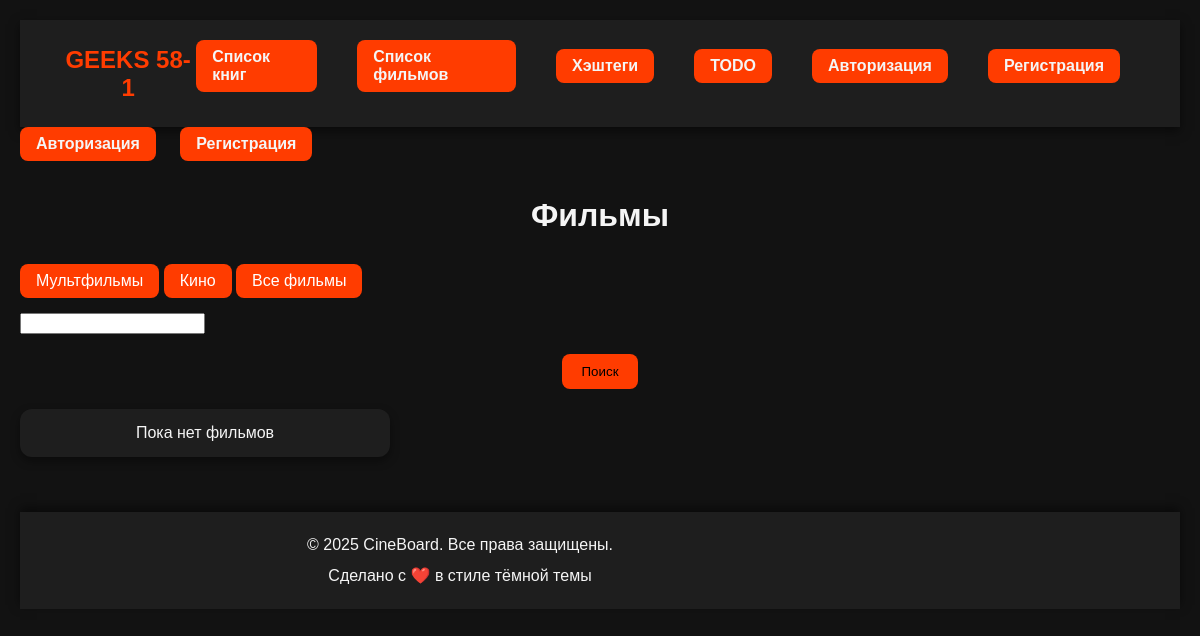
/films/, run on an earlier commit of the app's database.
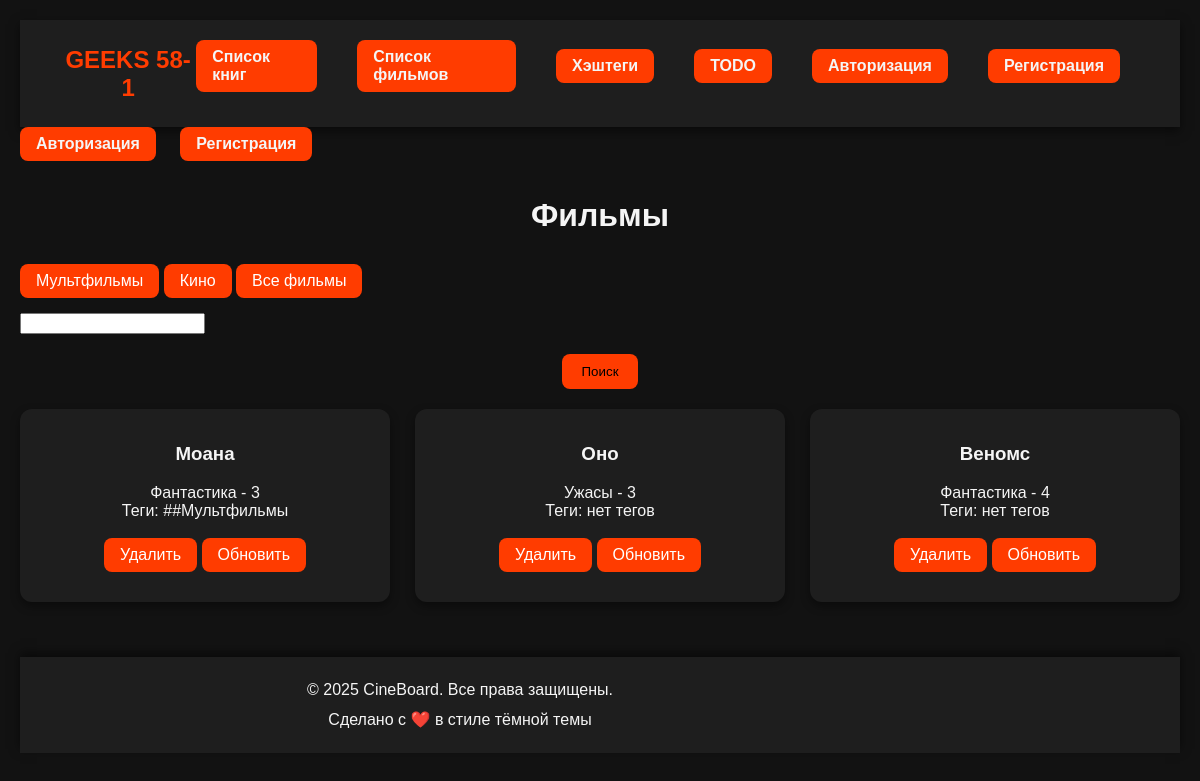
And on a later commit of the database.
### CineBoard/models.py (models this page shows, shortened)
class Film(models.Model):
    GENRE = (
        ('Фантастика', 'Фантастика'),
        ('Ужасы','Ужасы'),
        ('Мелодрамма','Мелодрамма'),
        ('Боевик','Боевик')
    )
    title = models.CharField(max_length=100)
    image = models.ImageField(upload_to='films/', blank=True, null= True)
    description = models.TextField()
    genre = models.CharField(max_length=100, choices=GENRE)
    created_date = models.DateField(auto_now_add=True)
    rating = models.ForeignKey(Rating, on_delete=models.CASCADE, null=True)
    tags = models.ManyToManyField(Tag, blank=True)

class Rating(models.Model):
    rat = models.CharField()
    def __str__(self):
        return self.rat

class Tag(models.Model):
    name = models.CharField(max_length=50)

### CineBoard/views.py (the view)
# urls.py: path('films/', views.FilmListView.as_view(), name='film_list'),
class FilmListView(generic.ListView):
    template_name = 'cineboard/film_list.html'
    model = models.Film
    context_object_name = 'films'
    ordering = ['-id']

### templates/cineboard/film_list.html (shortened to what this page needs)
{% load static %}
<!DOCTYPE html>
<html lang="ru">
<head>
    <link rel="stylesheet" href="{% static 'css/style.css' %}">
</head>
<body>
{% include 'header.html' %}
       <a href="{% url 'cine_login' %}" style="color:#f5f5f5; margin-right:20px; font-weight:bold;">Авторизация</a>
       <a href="{% url 'cine_register' %}" style="color:#f5f5f5; margin-right:20px; font-weight:bold;">Регистрация</a>
<h1>Фильмы</h1>
<a href="{% url 'cartoon_films' %}">Мультфильмы</a>
<a href="{% url 'cinema_films' %}">Кино</a>
<a href="{% url 'film_list' %}">Все фильмы</a>
<form action="{% url 'film_search' %}" method="GET">
    <input type="text" name="s">
    <button type="submit">Поиск</button>
</form>
    <ul>
        {% for i in films %}
        <li>
            <h3>{{ i.title }}</h3>
            {{ i.genre }} - {{ i.rating }}
            <br>
            Теги:
            {% for tag in i.tags.all %}
               #{{ tag.name }}{% if not forloop.last %}, {% endif %}
            {% empty %}
               нет тегов
            {% endfor %}
            <br><br>
            <a href="{% url 'film_delete' i.id %}">Удалить</a>
             <a href="{% url 'film_update' i.id %}">Обновить</a>
        </li>
        {%empty%}
           <li>Пока нет фильмов</li>
        {%endfor%}
    </ul>
{% include 'footer.html' %}
</body>
</html>

What changed in the data, as far as the page shows it:
added Film: title "Моана", genre "Фантастика", rating "3"
added Tag: name "#Мультфильмы"
added Film: title "Оно", genre "Ужасы", rating "3"
added Film: title "Веномс", genre "Фантастика", rating "4"
Also different on the page:
text no longer shown: "Пока нет фильмов"
